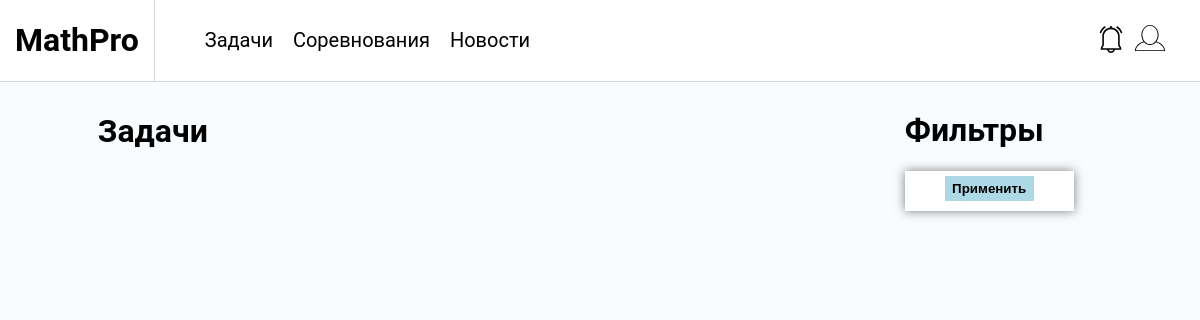
/, run on an earlier commit of the app's database.
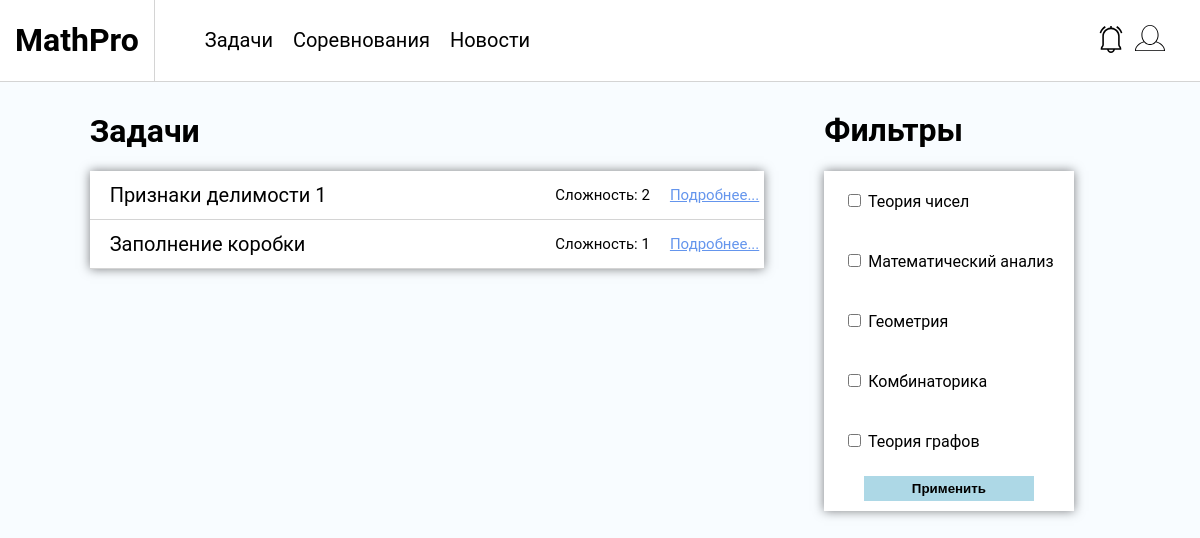
And on a later commit of the database.
### problems/models.py (models this page shows, shortened)
class Problem(models.Model):
    title = models.CharField(max_length=128, default="")
    text = models.TextField()
    categories = models.ManyToManyField(Category, related_name="problems")
    complexity = models.IntegerField(default=1)
    answer = models.CharField(max_length=128, default="0")
    symbols = models.CharField(max_length=128, default="", blank=True)

class Category(models.Model):
    title = models.CharField(max_length=64)

### problems/views.py (the view)
# urls.py: path('', problems_view),
def problems_view(request):
    problems = Problem.objects.all().annotate(Count('categories'))
    categories = Category.objects.all()
    if request.method == "POST":
        checked_categories = list(map(int, request.POST.getlist('categories')))
        if len(checked_categories):
            problems = problems.filter(categories__pk__in=checked_categories)
    return render(request, "problems/index.html",
                  context={'problems': problems,
                           'categories': categories
                           })

### problems/templates/problems/index.html (shortened to what this page needs)
{% extends "base.html" %}
{% load static %}
{% block styles %}
    <link rel="stylesheet" href="{% static "problems/css/index.css" %}">
{% endblock %}
{% block problems %}
    <div class="problems-info">
        <div class="problems-container">
            <h1 class="problems-page-title">Задачи</h1>
            <div class="problems-list">
                {% include "problems/problems_list.html" %}
            </div>
        </div>
        <div class="filters-container">
            <h1 class="problems-filter-title">Фильтры</h1>
            <form method="post" class="filters" action="">
                {% for category in categories %}
                    <div class="category">
                        <input type="checkbox" class="category-checkbox" id={{ category.pk }} name="categories"
                               value={{ category.pk }}>
                        <label for=name="categories">{{ category.title }}</label>
                    </div>
                {% endfor %}
                <button class="submit-button" type="submit">Применить</button>
            </form>
        </div>
    </div>
{% endblock %}

### templates/base.html (shortened to what this page needs)
{% load static %}
<!DOCTYPE html>
<html lang="en">
<head>
    <link rel="stylesheet" href="{% static "problems/css/base.css" %}">
    {% block styles %}{% endblock %}
</head>
<body>
<header>
    <div class="logo-wrap">
        <h1 class="logo"><a class="logo-ref" href="{% url "problems" %}">MathPro</a></h1>
    </div>
    <nav class="nav-bar">
        <a class="nav-button" href="{% url "problems" %}">Задачи</a>
        <a class="nav-button" href="#">Соревнования</a>
        <a class="nav-button" href="#">Новости</a>
    </nav>
    <div class="profile-bar">
        <a href="#" class="notifications">
            <img src="{% static "problems/img/notification-bell.svg" %}" alt="notifications" height="27" width="30">
        </a>
        {% if user.is_authenticated %}
            <a href="{% url "profile" %}" class="profile">
                <img src="{% static "problems/img/profile-avatar.svg" %}" alt="profile" height="30" width="30">
            </a>
        {% else %}
            <a href="{% url "login" %}" class="profile">
                <img src="{% static "problems/img/profile-avatar.svg" %}" alt="profile" height="30" width="30">
            </a>
        {% endif %}
    </div>
</header>
<div class="content">
    {% block problems %}{% endblock %}
</div>
</body>
</html>

### problems/templates/problems/problems_list.html
{% for problem in problems %}
    <div class="problem-description">
        <a class="problem-title" href="{% url "problem-details" problem.pk %}">{{ problem.title }}</a>
        <p class="complexity">Сложность: {{ problem.complexity }}</p>
        <a href="{% url "problem-details" problem.pk %}" class="details-button">Подробнее...</a>
    </div>
{% endfor %}

### problems/static/problems/css/base.css (style rules this page uses)
body { font-family: 'Roboto', sans-serif; background-color: #f8fcff; }
header { display: flex; align-items: center; text-align: justify; justify-content: space-between; border-bottom: 1px solid #D4D4D4; margin-top: -8px; margin-right: -8px; margin-left: -8px; background-color: white; }
.logo-wrap { display: flex; flex-grow: 0; height: 100%; margin-right: 50px; border-right: 1px solid #D4D4D4; }
.logo-ref { text-decoration: none; color: black; }
.logo { padding-right: 15px; padding-left: 15px; }
.nav-bar { display: flex; flex-grow: 1; align-items: center; font-size: 20px; }
.nav-button { margin-right: 20px; text-decoration: none; color: #000; }
.notifications, .profile { border: none; cursor: pointer; margin-right: 5px; background-color: white; text-decoration: none; }
.profile-bar { flex-grow: 0; height: 100%; padding-right: 30px; }

### problems/static/problems/css/index.css (style rules this page uses)
.problems-info { display: flex; justify-content: flex-start; }
.problems-container { display: flex; flex-direction: column; flex-grow: 1; }
.problems-list { display: flex; flex-direction: column; background-color: white; margin-right: 60px; margin-left: 10%; box-shadow: 0 0 10px rgba(0,0,0,0.5); }
.problems-page-title { margin-top: 30px; margin-left: 10%; }
.problem-description { display: flex; justify-content: flex-start; align-items: center; border-bottom: 1px solid #D4D4D4; }
.problem-title { display: flex; flex-grow: 1; margin-right: 5px; padding-left: 20px; text-decoration: none; color: black; font-size: 20px; }
.complexity { margin-right: 20px; font-size: 15px; }
.details-button { margin-right: 5px; background-color: white; border: none; cursor: pointer; font-size: 15px; color: cornflowerblue; }
.filters-container { margin-top: 8px; display: flex; flex-direction: column; flex-grow: 0; margin-right: 10%; }
.problems-filter-title { padding-right: 30px; }
.filters { background-color: white; box-shadow: 0 0 10px rgba(0,0,0,0.5); display: flex; flex-direction: column; }
.category { padding: 20px; }
.submit-button { padding: 5px; margin: 5px 40px 10px 40px; font-weight: bold; border: none; background-color: lightblue; cursor: pointer; }

What changed in the data, as far as the page shows it:
added Problem: title "Признаки делимости 1", complexity "2"
added Problem: title "Заполнение коробки", complexity "1"
added Category: title "Теория чисел"
added Category: title "Математический анализ"
added Category: title "Геометрия"
added Category: title "Комбинаторика"
added Category: title "Теория графов"
